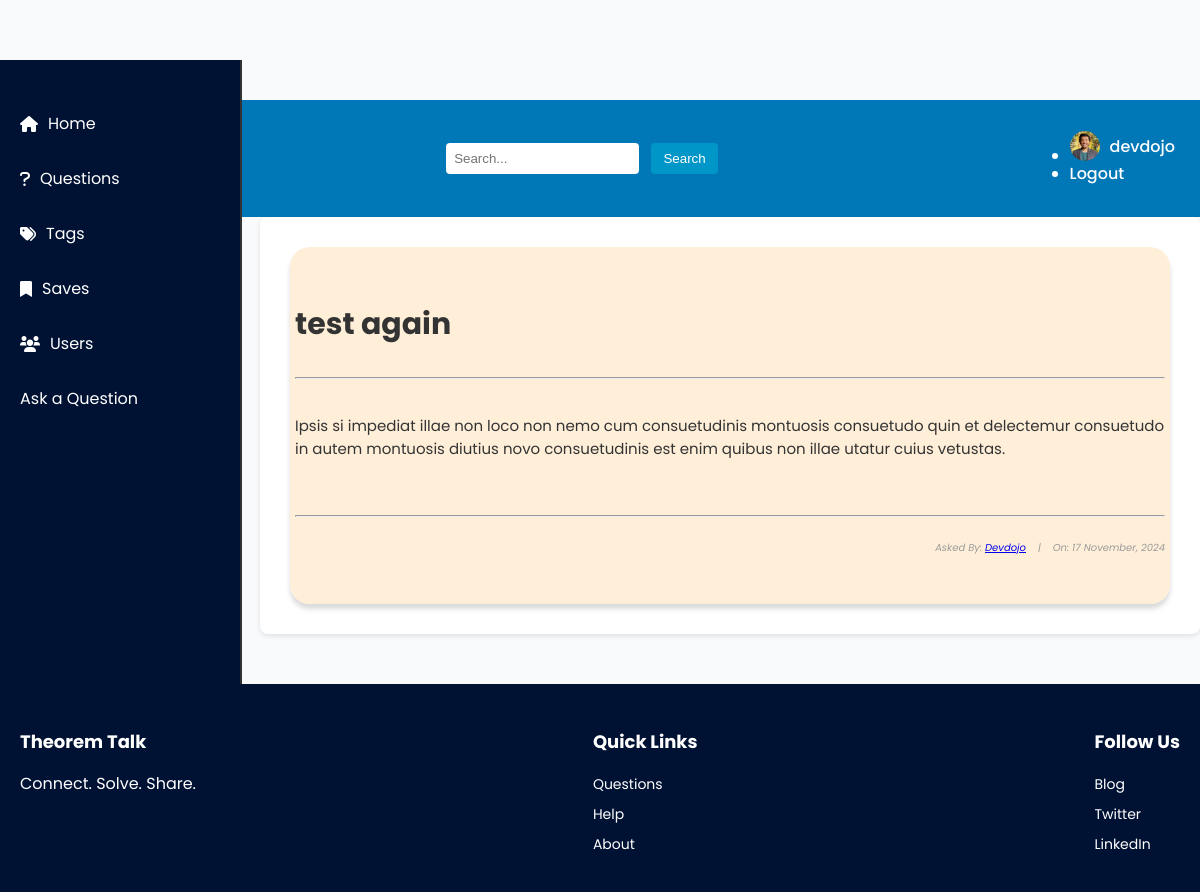
Page /questions/2 (signed in) on the earlier database version.
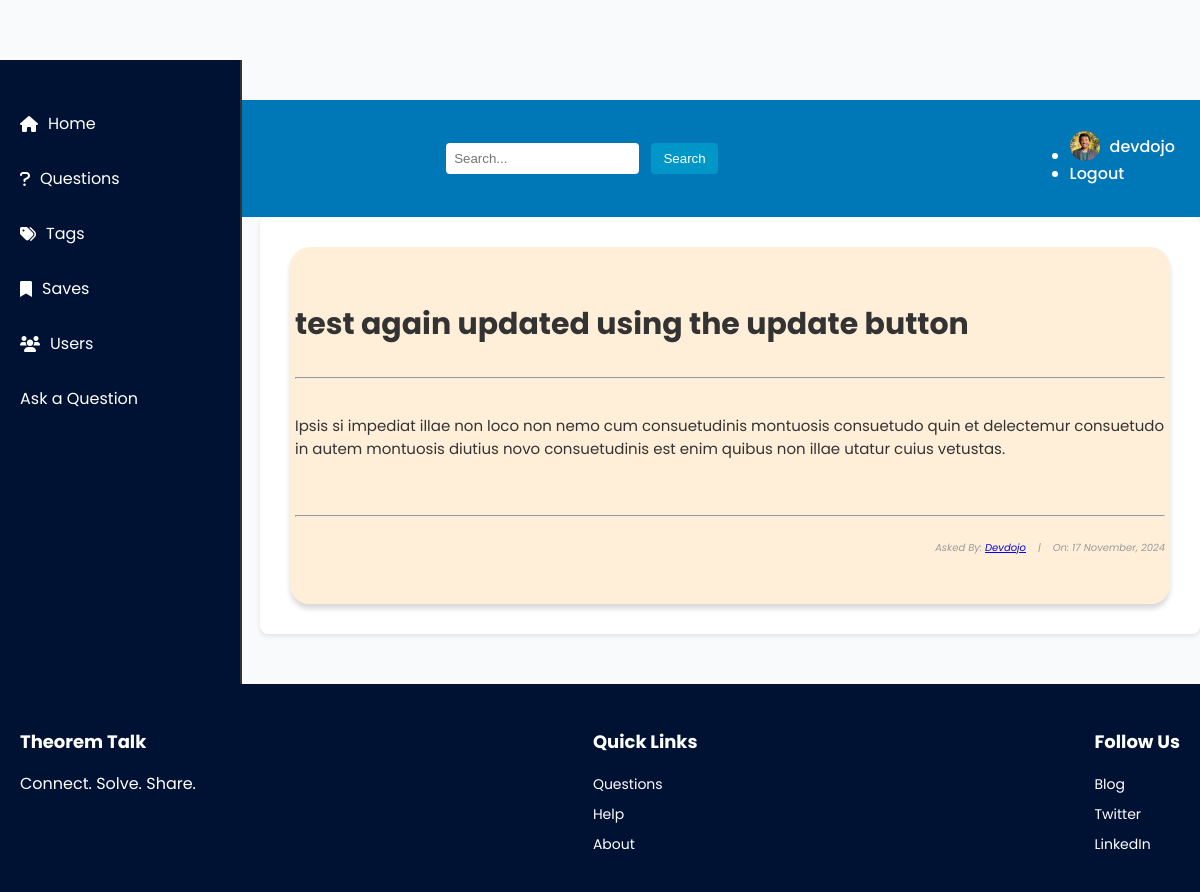
Same page on the later database version.
### base/models.py (models this page shows, shortened)
class Question(models.Model):
  user = models.ForeignKey(User, on_delete=models.CASCADE)
  title = models.CharField(max_length=1000)
  content = models.TextField(null=True, blank=True)
  date_created = models.DateTimeField(default=timezone.now)
  class Meta:
    ordering = ['-date_created']

### base/views.py (the view)
# urls.py: path('questions/<int:pk>', views.QuestionDetailView.as_view(), name="question_detail"),
class QuestionDetailView(DetailView):
    model = Question
    context_object_name = 'question'
    template_name = 'base/question_detail.html'

### base/templates/base/question_detail.html (shortened to what this page needs)
{% extends 'base.html' %}
{% block content %}
<!DOCTYPE html>
<html lang="en">
<head>
    <link rel="stylesheet" href="question_detail.css">
</head>
<body>
    <div class="container">
        <div class="list-question">
            <div class="questions">
                <div class="container" style="background-color: rgba(255, 235, 209, 0.808); padding: 5px; box-shadow: rgba(0, 0, 0, 0.15) 0px 5px 5px 0px; border-radius: 20px;">
                    <h3 id="fh3">{{ question.title }}</h3>
                    <hr>
                    <h6 id="fh6">{{ question.content|safe }}</h6>
                    <hr>
                    <h6 id="fh6" style="font-size: 10px; font-style: italic; color: rgb(155, 155, 155); text-align: right;">
                        Asked By: <a href="{% url 'profile' question.user.username %}">{{ question.user.username|title }}</a>&nbsp;&nbsp;&nbsp; |&nbsp;&nbsp;&nbsp;
                        On: {{ question.date_created|date:"j F, Y" }}
                    </h6>
                </div>
            </div>
        </div>
    </div>
</body>
</html>
{% endblock content %}

Differences in the rows shown:
changed Question "Devdojo": title "test again" → "test again updated using the update button"
